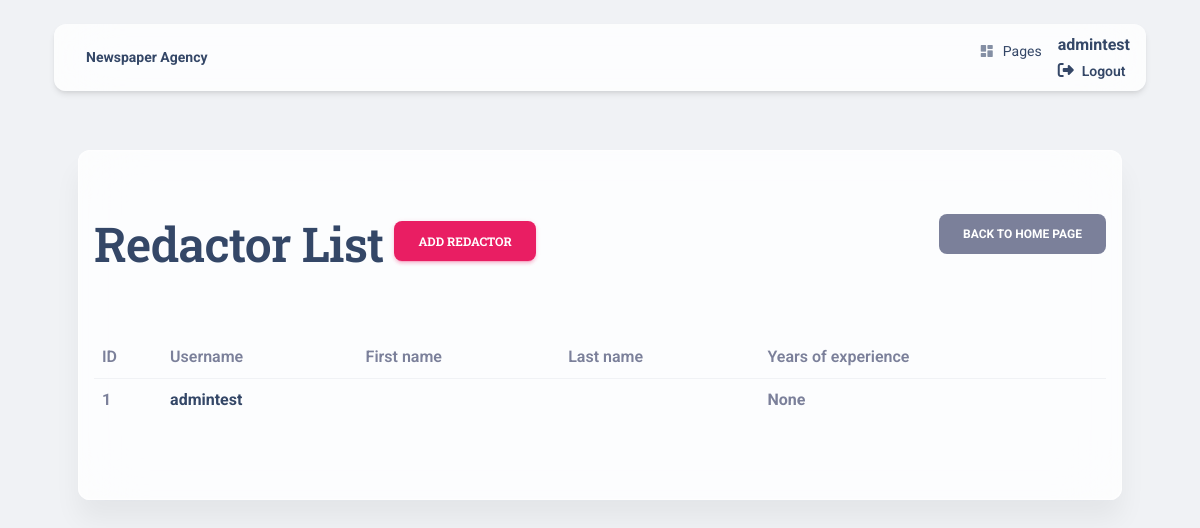
Before: /redactors/ (signed in) with the older database file.
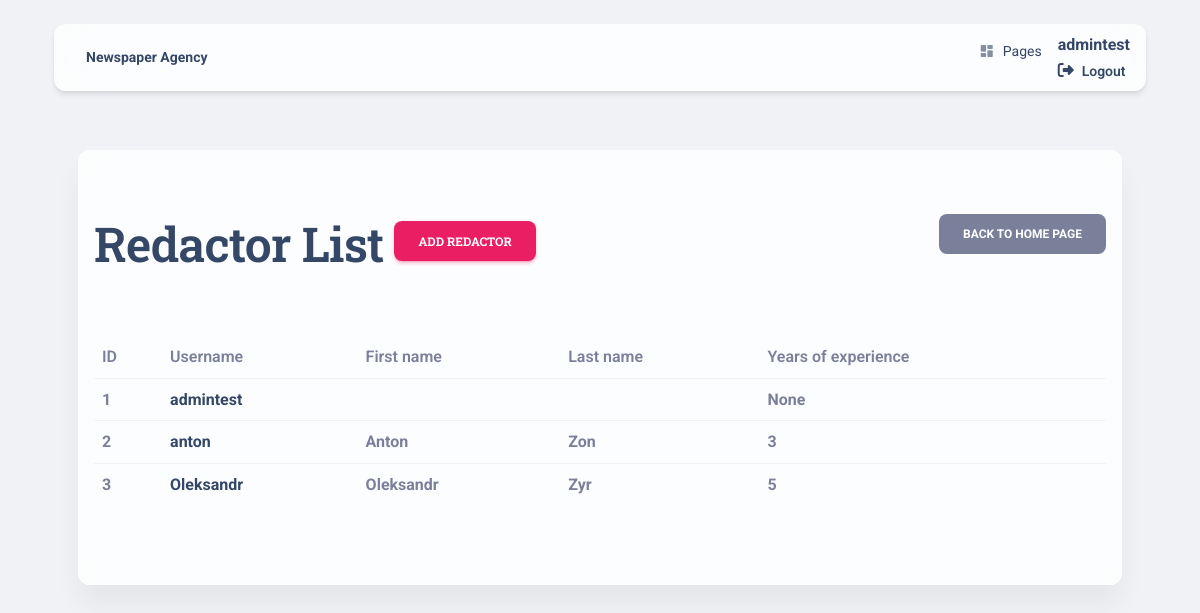
After: the same page with the newer database file.
### topic/models.py (models this page shows, shortened)
class Redactor(AbstractUser):
    years_of_experience = models.IntegerField(null=True, default="Without dosaid")

### topic/views.py (the view)
# urls.py: path("redactors/", RedactorListView.as_view(), name="redactor-list"),
class RedactorListView(LoginRequiredMixin, generic.ListView):
    model = Redactor
    paginate_by = 5

### templates/topic/redactor_list.html (shortened to what this page needs)
{% extends 'layouts/base_background.html' %}
{% load crispy_forms_tags %}
{% block content %}
  {% include 'includes/navigation.html' %}
    <br><br><br><br>
<div class="container">
   <br><br>
  <div class="card card-body blur shadow-blur mx-3 mx-lg-4 mt-n1"  >
<section class="my-4 py-4" >
            <a style="float:right" href="{% url 'newspaper_agency:index' %}" class="btn btn-secondary link-to-page">
      back to home page
    </a>
   <h1>
      Redactor List
      <a href="{% url 'newspaper_agency:redactor-create' %}" class="btn btn-primary link-to-page">
        Add redactor
      </a>
    </h1>
<br>
<br>
    {% if redactor_list %}
    <table class="table">
      <tr>
        <th>ID</th>
        <th>Username</th>
        <th>First name</th>
        <th>Last name</th>
        <th>Years of experience</th>
      </tr>
    {% for redactor in redactor_list %}
      <tr>
        <td>{{ redactor.id }}</td>
        <td><a href="{% url 'newspaper_agency:redactor-detail' pk=redactor.id %} ">{{ redactor.username }} </a></td>
        <td>{{ redactor.first_name }}</td>
        <td>{{ redactor.last_name }}</td>
        <td>{{ redactor.years_of_experience }}</td>
      </tr>
    {% endfor %}
    </table>
    {% else %}
      <p>There are no redactors in the service.</p>
    {% endif %}
  </div>
</div>
 {% endblock %}

### templates/layouts/base_background.html (shortened to what this page needs)
<!DOCTYPE html>
<html lang="en" itemscope itemtype="http://schema.org/WebPage">
<head>
  {% load static %}
  <link href="/static/assets/css/nucleo-icons.css" rel="stylesheet" />
  <link href="/static/assets/css/nucleo-svg.css" rel="stylesheet" />
  <link id="pagestyle" href="/static/assets/css/material-kit.css?v=3.0.0" rel="stylesheet" />
</head>
<body class="{% block body_class %}{% endblock %} bg-gray-200" style="background-image: url('https://c0.wallpaperflare.com/preview/105/94/569/administration-articles-bank-black-and-white.jpg');background-size: cover" loading="lazy">
  {% block content %}
  {% endblock content %}
</body>
</html>

### templates/includes/navigation.html (shortened to what this page needs)
  <div class="container position-sticky z-index-sticky top-0">
    <div class="row">
      <div class="col-12">
        <nav class="navbar navbar-expand-lg  blur border-radius-xl mt-4 top-0 z-index-3 shadow position-absolute my-3 py-2 start-0 end-0 mx-4">
          <div class="container-fluid px-0">
            <a class="navbar-brand font-weight-bolder ms-sm-3 "  href="/" rel="tooltip" title="Designed and Coded by Creative Tim" data-placement="bottom">
              <strong>Newspaper Agency<strong>
            </a>
            <div class="collapse navbar-collapse pt-3 pb-2 py-lg-0 w-100" id="navigation" >
              <ul class="navbar-nav navbar-nav-hover ms-auto">
                <li class="nav-item dropdown dropdown-hover mx-2">
                  <a class="nav-link ps-2 d-flex cursor-pointer align-items-center" id="dropdownMenuPages" data-bs-toggle="dropdown" aria-expanded="false">
                    <i class="material-icons opacity-6 me-2 text-md">dashboard</i>
                    Pages
                  </a>
                </li>
                <br>
                {% if request.user.is_authenticated %}
                <ul class="sidebar-nav list-group" >
                    <a
                        href="{% url 'newspaper_agency:redactor-detail' pk=user.id %} ">
                      {{ user.get_username }}
                    </a>
                    <a
                      href="{% url 'newspaper_agency:logout' %}">
                      <i class="fa fa-sign-out me-1"></i>
                      <p class="d-inline text-sm font-weight-bold" data-bs-toggle="tooltip" data-bs-placement="bottom" title="Sign OUT">Logout</p>
                    </a>
                </ul>
                {% endif %}
              </ul>
            </div>
          </div>
        </nav>
      </div>
    </div>
  </div>

### templates/includes/pagination.html (shortened to what this page needs)
{% load query_transform %}

### templates/includes/scripts.html (shortened to what this page needs)
  {% load static %}

Changed rows visible on the page:
added Redactor: id "2", username "anton", first_name "Anton", last_name "Zon", years_of_experience "3"
added Redactor: id "3", username "Oleksandr", first_name "Oleksandr", last_name "Zyr", years_of_experience "5"
